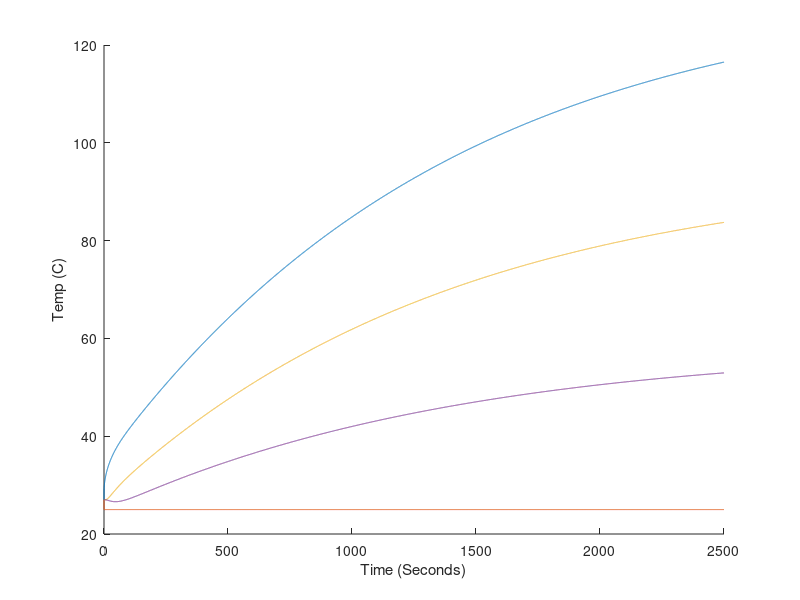

Here is the MATLAB script that generated this plot: (Note: this script raises an error after producing the figure.)
%Number of steps
Nx = 30; %Number of steps in length
Nt = 10000; %Number of steps in time
t0 = 0; %Start time (s)
tf = 2500; %End time (s)
x0 = 0; %Start length (m)
xf = 0.3; %End length (m)

%Constants
kc = 7; %Convection coefficient of horizontal Al rod (W/(m^2K))
k = 200; %Constant of conductivity of Al (W/(mK))
a = 0.011; %Radius of the rod (m)
e = 0.3; %Emmisivity of sandblasted Al rod
SBc = 5.67e-8; %Stefan-Boltzmann constant (W/(m^2K^4))
Tamb = 273+25; %Ambient temperature (K)
Cp = 910; %Specific heat capacity of Al (J/(K kg))
rho = 2.7e3; %Density of Al (kg/m^3)

%Calculated numbers
dx = (xf - x0)/(Nx);
dt = (tf - t0)/(Nt);
dT_convec = @(Tx) (kc*2*(Tx-Tamb)*dt)/(Cp*rho*a); %Temperature change due to convection (K)
dT_rad = @(Tx) (e*SBc*2*(Tx.^4-Tamb^4)*dt)/(Cp*rho*a); %Temperature change due to radiation (K)
dT_convec_end = @(Tx) (kc*(Tx-Tamb)*dt)/(Cp*rho*dx);
dT_rad_end = @(Tx) (e*SBc*(Tx.^4-Tamb^4)*dt)/(Cp*rho*dx);
dT = @(P) (P * dt)/(Cp * pi*a^2*dx*rho); %Temperature change in chunk (K)

%==============
%= Simulation =
%==============

%Constants
Pinl = 10; %Power into the left side of the rod (W)

%Storage
T = zeros(Nx, Nt); %Array o temp over time, indices are (x,t)

%initial
T(:,1) = ones(Nx,1)*(273+27); %Set all temperatures to Tamb

for time = 1:Nt-1
    %power in to rod
    T(1,time+1)=T(1,time)+dT(Pinl);
    
    %temperature changes due to conduction
    %along rod
    T(2:Nx-1,time+1)=T(2:Nx-1,time)+(k/(Cp*rho))*((T(3:Nx,time)-2*T(2:Nx-1,time)+T(1:Nx-2,time))./dx^2)*dt;
    
    %Boundaries
%     DerivP2 = (T(3,time)-2*T(2,time)+T(1,time+1))./dx^2;
%     DerivP3 = (T(4,time)-2*T(3,time)+T(2,time))./dx^2;
    DerivNx1 = (T(Nx-2,time)-2*T(Nx-1,time)+T(Nx,time))./dx^2;
    DerivNx2 = (T(Nx-3,time)-2*T(Nx-2,time)+T(Nx-1,time))./dx^2;
    
%     T(1,time+1) = T(1,time+1) + (k/(Cp*rho))*(DerivP2 + (DerivP2 - DerivP3))*dt;
%     T(Nx,time+1) = T(Nx,time) + (k/(Cp*rho))*(DerivNx1 + (DerivNx1 - DerivNx2))*dt;
    T(Nx,time+1) = Tamb;
    T(1,time+1) = T(1,time+1) - sum(T(2:Nx,time+1)-T(2:Nx,time));
    
    %temperature changes due to loss in convection and radiation
    %along rod
    T(1:Nx,time+1)=T(1:Nx,time+1) - dT_convec(T(1:Nx,time+1)) - dT_rad(T(1:Nx,time+1));
    
    %at cold and hot end of rod
    T(Nx,time+1)=T(Nx,time+1) - dT_convec_end(T(Nx,time+1)) - dT_rad_end(T(Nx,time+1));
end

timeSim = linspace(0,tf,Nt);

% for position = 1:Nx
%     plot(timeSim,(T(position,:)-273));
%     hold on;
% end

hold on;
plot(timeSim,(T(1,:)-273));
plot(timeSim,(T(Nx,:)-273));
plot(timeSim,(T(floor(Nx/3),:)-273));
plot(timeSim,(T(floor(2*Nx/3),:)-273));

xlabel('Time (Seconds)');
ylabel('Temp (C)');

timeDATA = timeDATA(1:size(T1, 2));
plot(timeDATA, T0, 'c', timeDATA, T1, 'y', timeDATA, T2, 'g', timeDATA, T3, 'r', timeDATA, T4, 'm')
% axis([0 2500 20 80])

hold off;
